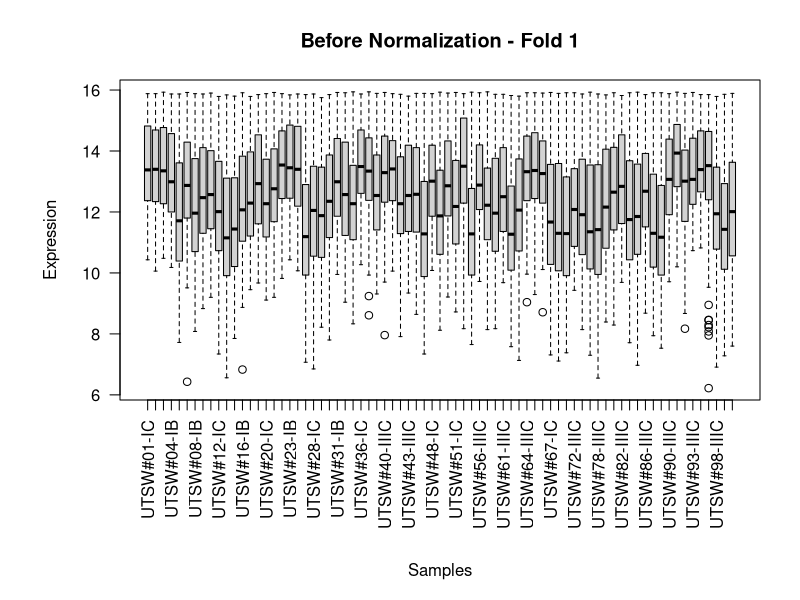
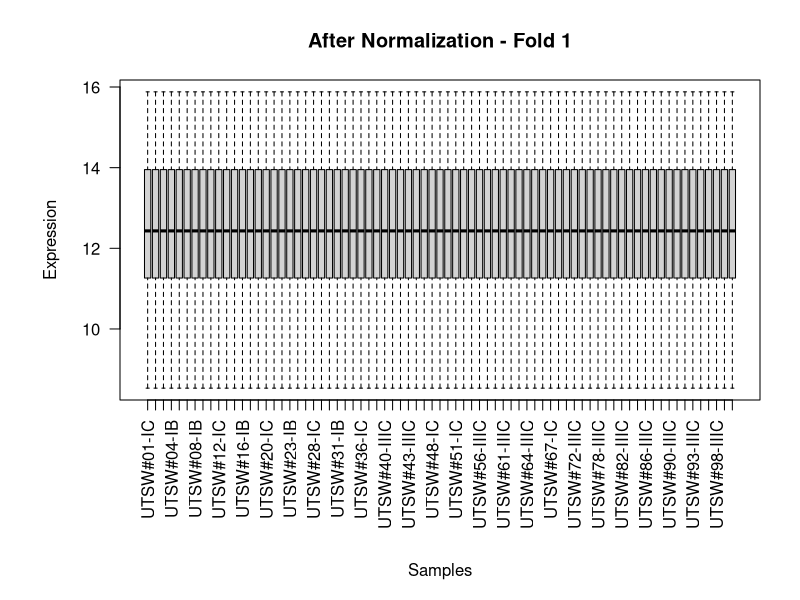

Generate these figures, in order, with R: (Note: this script raises an error after producing the figures.)
library(readxl)
library(writexl)

# Load dataset
excel_data <- read_excel("cleaned_dataset.xlsx")
excel_data <- as.data.frame(excel_data)

# Store gene symbols before removing them
row.names(excel_data) <- excel_data[[1]]
excel_data <- excel_data[, -1]

set.seed(123)

test_set <- list()
train_set <- list()

n_total_cols <- ncol(excel_data)
col_indices <- 1:n_total_cols

# Shuffle column indices for reproducibility
shuffled_indices <- sample(col_indices)

# Split into 5 roughly equal folds
folds <- split(shuffled_indices, cut(seq_along(shuffled_indices), 5, labels = FALSE))

for (i in 1:5) {
  test_indices <- folds[[i]]
  train_indices <- setdiff(col_indices, test_indices)
  
  test_set[[i]] <- excel_data[, test_indices, drop = FALSE]
  train_set[[i]] <- excel_data[, train_indices, drop = FALSE]
}



# Function for manual quantile normalization
quantile_normalization <- function(train_df, test_df) {
  
  # Step 1: Sort each column and store original row indices
  sorted_ord <- apply(train_df, 2, order)  # Get sorted indices
  sorted_data <- apply(train_df, 2, sort)  # Sort values
  
  # Step 2: Compute row-wise means
  row_means <- rowMeans(sorted_data)
  
  # Step 3: Assign normalized values back to original training ranks
  normalized_train <- matrix(row_means[sorted_ord], ncol = ncol(train_df))
  dimnames(normalized_train) <- dimnames(train_df)
  
  # Step 4: Normalize the test set using the same row means
  sorted_ord_test <- apply(test_df, 2, order)  # Get sorted indices for the test set
  sorted_data_test <- apply(test_df, 2, sort)  # Sort test set data
  
  normalized_test <- matrix(row_means[sorted_ord_test], ncol = ncol(test_df))
  dimnames(normalized_test) <- dimnames(test_df)
  
  # Convert back to data frames and reattach gene symbols
  train_genes <- row.names(train_df)
  test_genes <- row.names(test_df)
  
  normalized_train_df <- data.frame(Gene_symbol = train_genes, normalized_train)
  normalized_test_df <- data.frame(Gene_symbol = test_genes, normalized_test)
  
  # Set the correct column names for the normalized data frames
  colnames(normalized_train_df) <- c("Gene_symbol", colnames(train_df))  # Ensure first column is "Gene"
  colnames(normalized_test_df) <- c("Gene_symbol", colnames(test_df))    # Ensure first column is "Gene"
  
  return(list(train = normalized_train_df, test = normalized_test_df))
}

# Loop over the 5 folds and apply quantile normalization to each fold
for (i in 1:5) {
  cat("Normalizing fold", i, "\n")
  
  # Get the current train and test set for the fold
  train_df <- as.matrix(train_set[[i]])
  test_df <- as.matrix(test_set[[i]])
  
  # Apply manual quantile normalization
  normalized_data <- quantile_normalization(train_df, test_df)
  
  # Check output (you can remove these print statements later for a cleaner output)
  head(normalized_data$train)
  
  # Boxplot before and after normalization
  par(mar = c(10, 6, 4, 2))
  
  boxplot(as.matrix(train_df),
          main = paste("Before Normalization - Fold", i),
          ylab = "Expression",
          las = 2)
  mtext("Samples", side = 1, line = 8)  # Increase 'line' to push further down
  
  
  boxplot(as.matrix(normalized_data$train[,-1]),
          main = paste("After Normalization - Fold", i),
          ylab = "Expression",
          las = 2)
  mtext("Samples", side = 1, line = 8)  # Increase 'line' to push further down
  
  

  # Export data for the current fold
  

  write_xlsx(normalized_data$train, file.path("Quantile_normalization_output", paste0("normalized_train_fold_", i, ".xlsx")))
  write_xlsx(normalized_data$test, file.path("Quantile_normalization_output", paste0("normalized_test_fold_", i, ".xlsx")))
}